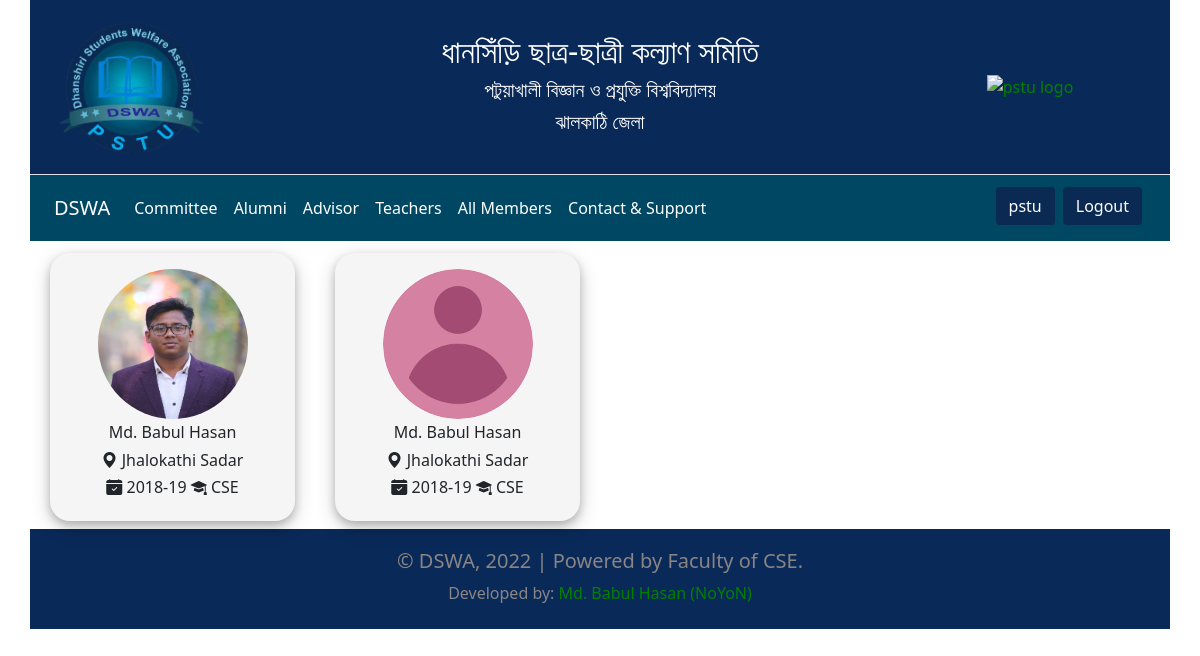
The page /committee (signed in) on the database its author committed.
### APP_Member/models.py (models this page shows, shortened)
class Student(models.Model):
    Faculty = [
        ('CSE', 'CSE'),
        ('Agri', 'Agriculture'),
        ('BBA', 'BBA'),
        ('Fisheries', 'Fisheries'),
        ('ESDM', 'ESDM'),
        ('LLA', 'LLA'),
    ]
    Gender = [
        ('Male', 'Male'),
        ('Female', 'Female'),
        ('Others', 'Others'),
    ]
    Upazila = [
        ('Jhalokathi Sadar', 'Jhalokathi Sadar'),
        ('Nalcity', 'Nalcity'),
        ('Rajapur', 'Rajapur'),
        ('Kathalia', 'Kathalia'),
    ]
    Blood = [
        ('A+', 'A+'),
        ('A-', 'A-'),
        ('B+', 'B+'),
        ('B-', 'B-'),
        ('O+', 'O+'),
        ('O-', 'O-'),
        ('AB+', 'AB+'),
        ('AB-', 'AB-'),
    ]
    user = models.OneToOneField(User, on_delete=models.CASCADE)
    is_approved = models.BooleanField(default=False)
    is_alumni = models.BooleanField(default=False)
    priority = models.IntegerField(default=1000)
    designation = models.CharField(max_length=100, default="Member")
    name = models.CharField(max_length=100)
    gender = models.CharField(max_length=20, choices=Gender)
    session = models.CharField(max_length=100)
    faculty = models.CharField(max_length=100, choices=Faculty)
    upazila = models.CharField(max_length=100, choices=Upazila)
    address = models.CharField(max_length=100)
    phone = models.CharField(max_length=20, null=True, blank=True)
    blood = models.CharField(max_length=20, null=True, blank=True, choices=Blood)
    picture = models.ImageField(upload_to='profile pictures', null=True, blank=True)

### APP_Member/views.py (the view)
# urls.py: path('committee', views.committee, name='committee'),
def committee(request):
    students = Student.objects.filter(is_alumni=False).order_by('priority')
    return render(request, 'members.html', {'students': students})

### template/members.html (shortened to what this page needs)
{% extends "main.html" %}
{% load static %}
{% block content %}
    <div class="container">
        <div class="row">
            {% for student in students %}
                <div class="col-md-3">
                    <div class="members m-2 p-3 text-center profile-box">
                        {% if student.picture %}
                            <img class="img-fluid" src="{{ student.picture.url }}">
                        {% else %}
                            <img class="img-fluid" src="{% static 'image/profile.jpg' %}">
                        {% endif %}
                        <div class="mt-1">
                            {% if student.department  %}
                                <h6 class="text-bold">{{ student.name }}</h6>
                                <h6 class="text-bold">{{ student.designation }}</h6>
                                <h6 class="text-bold">{{ student.department }}</h6>
                                <h6><i class="bi bi-geo-alt-fill"></i> {{ student.upazila }} <span><i
                                        class="bi bi-mortarboard-fill"></i> {{ student.faculty }}</span></h6>
                            {% else %}
                                <h6 class="text-bold">{{ student.name }}</h6>
                                <h6><i class="bi bi-geo-alt-fill"></i> {{ student.upazila }}</h6>
                                <h6><i class="bi bi-calendar-check-fill"></i> {{ student.session }} <span><i
                                        class="bi bi-mortarboard-fill"></i> {{ student.faculty }}</span></h6>
                            {% endif %}
                        </div>
                    </div>
                </div>
            {% endfor %}
        </div>
    </div>
{% endblock %}

### template/main.html (shortened to what this page needs)
{% load static %}
<!DOCTYPE html>
<html lang="en">
<head>
    <link href="https://cdn.jsdelivr.net/npm/bootstrap@5.0.2/dist/css/bootstrap.min.css" rel="stylesheet"
>
    <link rel="stylesheet" href="https://cdn.jsdelivr.net/npm/bootstrap-icons@1.7.2/font/bootstrap-icons.css">
    <link rel="stylesheet" href="{% static '/css/style.css' %}">
</head>
<body>
<div class="container top border-bottom ">
    <div class="row align-items-center p-2">
        <div class="col-sm-2">
            <a href="/"><img class="toplogo img-fluid p-2" src="{% static 'image/logo.png' %}" alt="pstu logo"></a>
        </div>
        <div class="top-text col-sm-8 py-4">
            <div class="row">
                <div class="col-sm-12 text-center">
                    <h2 class="lekha">ধানসিঁড়ি ছাত্র-ছাত্রী কল্যাণ সমিতি</h2>
                    <h5 class="text-white">পটুয়াখালী বিজ্ঞান ও প্রযুক্তি বিশ্ববিদ্যালয়</h5>
                    <h5 class="text-white">ঝালকাঠি জেলা</h5>
                </div>
            </div>
        </div>
        <div class=" col-sm-2">
            <a href="/"><img class="toplogo img-fluid" src="{% static '/image/pstulogo.png' %}" alt="pstu logo"></a>
        </div>
    </div>
</div>
<div class="menu container">
    <nav class="navbar navbar-expand-lg navbar-light box-shadow mb-1">
        <div class="container">
            <a class="navbar-brand" href="/">DSWA</a>
            <div class="collapse navbar-collapse" id="navbarNav">
                <ul class="navbar-nav">
                    <li class="nav-item">
                        <a class="nav-link" href="{% url 'committee' %}">Committee</a>
                    </li>
                    <li class="nav-item">
                        <a class="nav-link" href="{% url 'alumni' %}">Alumni</a>
                    </li>
                    <li class="nav-item">
                        <a class="nav-link" href="#">Advisor</a>
                    </li>
                    <li class="nav-item">
                        <a class="nav-link" href="{% url 'teacher' %}">Teachers</a>
                    </li>
                    <li class="nav-item">
                        <a class="nav-link" href="{% url 'members' %}">All Members</a>
                    </li>
                    <li class="nav-item">
                        <a class="nav-link" href="{% url 'contact' %}">Contact & Support</a>
                    </li>
                </ul>
                <ul class="navbar-nav ms-auto">
                    {% if user.is_authenticated %}
                        <li class="nav-item">
                            <a class="btn m-1 menubutton" href="{% url 'profile' %}">{{ user.username }}</a>
                        </li>
                        <li class="nav-item mb-1">
                            <a class="btn  m-1  menubutton" aria-current="page" href="{% url 'logout' %}">Logout</a>
                        </li>
                    {% endif %}
                </ul>
            </div>
        </div>
    </nav>
</div>
{% block content %}{% endblock %}
<footer class="w-100 container">
    <div class="container">
        <div class="row text-center">
            <div class="col-md-3 mb-1">
            </div>
            <div class="col-md-6 mb-1">
                <h5>© DSWA, 2022 | Powered by Faculty of CSE.</h5>
                <span>Developed by:</span>
                <a href="{% url 'contact' %}">Md. Babul Hasan (NoYoN)</a>
            </div>
            <div class="col-md-3">
            </div>
        </div>
    </div>
</footer>
</body>
</html>

### static/css/style.css (style rules this page uses)
.top { background-color: #092958; }
.toplogo { display: flex; }
.lekha { color: white; text-shadow: #092958; }
.menu { background-color: #004763; }
.navbar-light .navbar-brand { color: white; }
.navbar-light .navbar-nav .nav-link { color: white; }
a { color: green; text-decoration: none; }
footer { background-color: #092958; padding-top: 20px; padding-bottom: 20px; color: rgb(138, 133, 133); }
.menubutton { background-color: #0a2a53; color: white; }
.profile-box { border-radius: 20px; box-shadow: 0 4px 8px 0 rgba(0, 0, 0, 0.2), 0 6px 20px 0 rgba(0, 0, 0, 0.19); }
.members { background-color: whitesmoke; }
.members img { width: 150px; height: 150px; border-radius: 50%; }

### rows shown on the page
Student: picture (picture), name "Md. Babul Hasan", upazila "Jhalokathi Sadar", session "2018-19", faculty "CSE"
Student: name "Md. Babul Hasan", upazila "Jhalokathi Sadar", session "2018-19", faculty "CSE"

### other values the page prints
{{ user.username }} "pstu"
